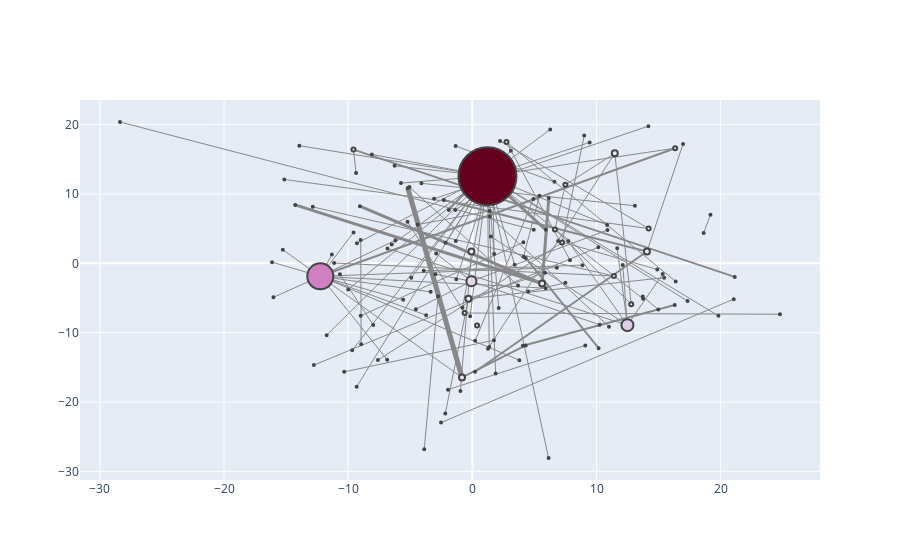

The notebook cell saved with this chart:
### Code cell
businessGraph_2 = businessGraph.copy()
configure_plotly_browser_state()
plotNetworkCentrality(businessGraph_2,degree_centrality)
